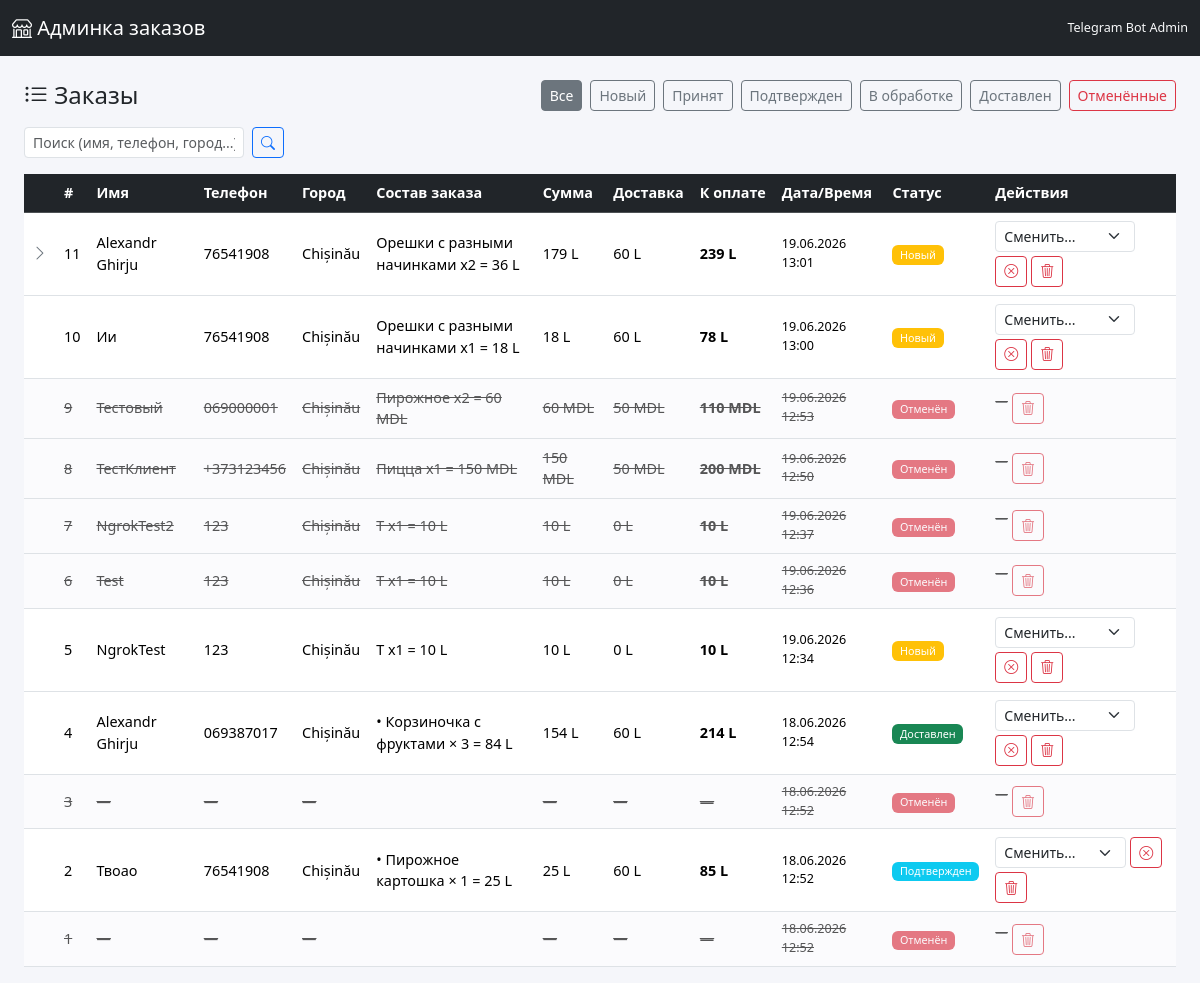
Before: / with the older database file.
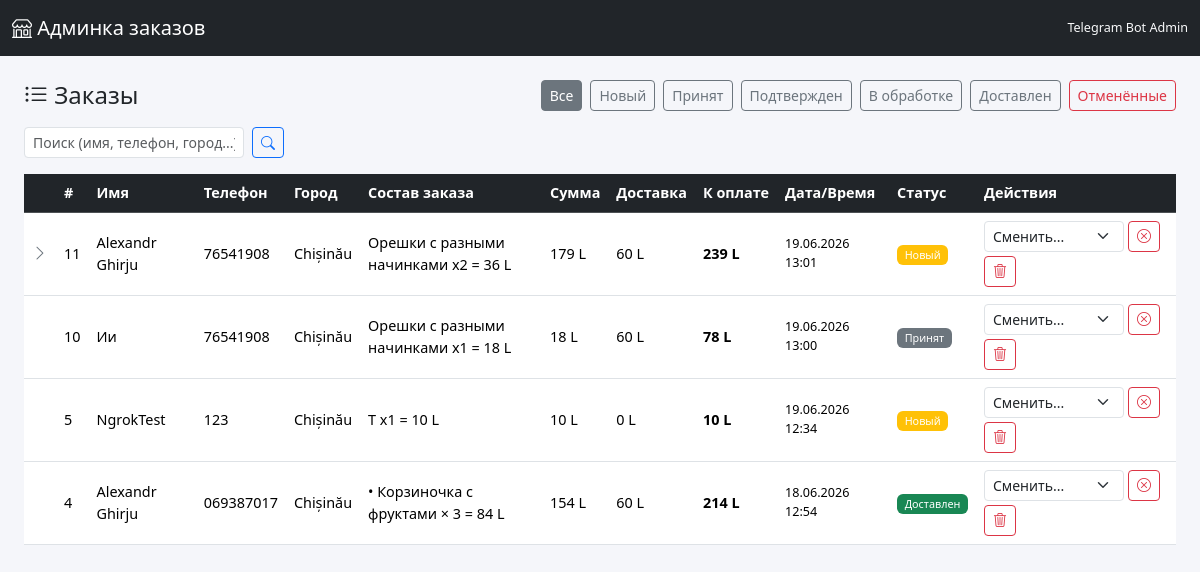
After: the same page with the newer database file.
### models.py (models this page shows, shortened)
class Order(db.Model):
    __tablename__ = "orders"
    id = db.Column(db.Integer, primary_key=True)
    telegram_msg_id = db.Column(db.Integer, unique=True, nullable=True)
    customer_tg_id = db.Column(db.Integer, nullable=True)
    customer_name = db.Column(db.String(255), default="")
    phone = db.Column(db.String(100), default="")
    city = db.Column(db.String(255), default="")
    items = db.Column(db.Text, default="")
    total = db.Column(db.String(100), default="")
    delivery = db.Column(db.String(100), default="")
    to_pay = db.Column(db.String(100), default="")
    order_datetime = db.Column(db.String(100), default="")
    raw_text = db.Column(db.Text, default="")
    status = db.Column(db.String(50), default="new")
    created_at = db.Column(
        db.DateTime, default=lambda: datetime.now(timezone.utc)
    )

### app.py (the view, shortened to what this page needs)
@app.route("/")
def index():
    status_filter = request.args.get("status", "")
    search = request.args.get("search", "").strip()
    query = Order.query
    if status_filter in STATUSES:
        query = query.filter_by(status=status_filter)
    orders = query.order_by(Order.created_at.desc()).all()
    return render_template(
        "index.html",
        orders=orders,
        statuses=STATUSES,
        status_order=STATUS_ORDER,
        current_status=status_filter,
        search=search,
    )

### templates/index.html (shortened to what this page needs)
{% extends "base.html" %}
{% block content %}
<div class="d-flex justify-content-between align-items-center mb-3 flex-wrap gap-2">
  <h4 class="mb-0"><i class="bi bi-list-ul"></i> Заказы</h4>
  <div class="d-flex gap-2 flex-wrap">
    <a href="{{ url_for('index') }}" class="btn btn-outline-secondary btn-sm {% if not current_status %}active{% endif %}">Все</a>
    {% for key in status_order %}
      <a href="{{ url_for('index', status=key, search=search) }}"
         class="btn btn-outline-{{ 'secondary' if key != 'cancelled' else 'danger' }} btn-sm {% if current_status == key %}active{% endif %}">
        {{ statuses[key] }}
      </a>
    {% endfor %}
    <a href="{{ url_for('index', status='cancelled', search=search) }}"
       class="btn btn-outline-danger btn-sm {% if current_status == 'cancelled' %}active{% endif %}">
      Отменённые
    </a>
  </div>
</div>
<form method="GET" action="{{ url_for('index') }}" class="row g-2 mb-3">
  <div class="col-auto">
    <input type="text" name="search" class="form-control form-control-sm" placeholder="Поиск (имя, телефон, город...)" value="{{ search }}">
  </div>
  <div class="col-auto">
    <button type="submit" class="btn btn-sm btn-outline-primary"><i class="bi bi-search"></i></button>
  </div>
</form>
{% if orders %}
<div class="table-responsive">
  <table class="table table-hover align-middle">
    <thead class="table-dark">
      <tr>
        <th style="width:32px"></th>
        <th>#</th>
        <th>Имя</th>
        <th>Телефон</th>
        <th>Город</th>
        <th>Состав заказа</th>
        <th>Сумма</th>
        <th>Доставка</th>
        <th>К оплате</th>
        <th>Дата/Время</th>
        <th>Статус</th>
        <th>Действия</th>
      </tr>
    </thead>
    <tbody>
      {% for order in orders %}
      <tr class="order-row status-{{ order.status }}">
        <td class="text-center">
          {% set items_list = (order.items or '').split(', ') %}
          {% if items_list|length > 1 %}
            <a href="#" class="items-toggle" data-id="{{ order.id }}" title="Раскрыть состав">
              <i class="bi bi-chevron-right items-icon" id="icon-{{ order.id }}"></i>
            </a>
          {% endif %}
        </td>
        <td>{{ order.id }}</td>
        <td>{{ order.customer_name or '—' }}</td>
        <td>{{ order.phone or '—' }}</td>
        <td>{{ order.city or '—' }}</td>
        <td class="text-wrap" style="max-width: 220px;">
          <span class="items-first">{{ items_list[0] if items_list else '—' }}</span>
        </td>
        <td>{{ order.total or '—' }}</td>
        <td>{{ order.delivery or '—' }}</td>
        <td><strong>{{ order.to_pay or '—' }}</strong></td>
        <td class="small">{{ order.order_datetime or (order.created_at.strftime('%d.%m.%Y %H:%M') if order.created_at else '—') }}</td>
        <td>
          {% if order.status == 'cancelled' %}
            <span class="badge bg-danger">Отменён</span>
          {% else %}
            <span class="badge bg-{{ 'success' if order.status == 'delivered' else 'primary' if order.status == 'processing' else 'info' if order.status == 'confirmed' else 'secondary' if order.status == 'accepted' else 'warning' }}">
              {{ statuses.get(order.status, order.status) }}
            </span>
          {% endif %}
        </td>
        <td>
          {% if order.status != 'cancelled' %}
          <div class="d-flex gap-1 flex-wrap">
            <form method="POST" action="{{ url_for('update_status', order_id=order.id) }}" class="d-inline">
              <select name="status" class="form-select form-select-sm d-inline" style="width:auto; display:inline-block!important;" onchange="this.form.submit()">
                <option value="">Сменить...</option>
              </select>
            </form>
            <form method="POST" action="{{ url_for('cancel_order', order_id=order.id) }}" class="d-inline" onsubmit="return confirm('Отменить заказ #{{ order.id }}?')">
              <button type="submit" class="btn btn-outline-danger btn-sm" title="Отменить"><i class="bi bi-x-circle"></i></button>
            </form>
            <form method="POST" action="{{ url_for('delete_order', order_id=order.id) }}" class="d-inline" onsubmit="return confirm('Удалить заказ #{{ order.id }} навсегда?')">
              <button type="submit" class="btn btn-outline-danger btn-sm" title="Удалить"><i class="bi bi-trash3"></i></button>
            </form>
          </div>
          {% else %}
            <div class="d-flex gap-1 flex-wrap">
              <span class="text-muted small">—</span>
              <form method="POST" action="{{ url_for('delete_order', order_id=order.id) }}" class="d-inline" onsubmit="return confirm('Удалить заказ #{{ order.id }} навсегда?')">
                <button type="submit" class="btn btn-outline-danger btn-sm" title="Удалить"><i class="bi bi-trash3"></i></button>
              </form>
            </div>
          {% endif %}
        </td>
      </tr>
      {% endfor %}
    </tbody>
  </table>
</div>
{% else %}
<div class="text-center py-5 text-muted">
  <i class="bi bi-inbox display-4 d-block mb-2"></i>
  <p>Заказов пока нет. Ожидаю сообщения от Telegram...</p>
</div>
{% endif %}
{% endblock %}

### templates/base.html (shortened to what this page needs)
<!DOCTYPE html>
<html lang="ru">
<head>
  <link href="https://cdn.jsdelivr.net/npm/bootstrap@5.3.2/dist/css/bootstrap.min.css" rel="stylesheet">
  <link rel="stylesheet" href="https://cdn.jsdelivr.net/npm/bootstrap-icons@1.11.3/font/bootstrap-icons.min.css">
  <link rel="stylesheet" href="{{ url_for('static', filename='style.css') }}">
</head>
<body>
  <nav class="navbar navbar-dark bg-dark mb-4">
    <div class="container-fluid">
      <a class="navbar-brand" href="{{ url_for('index') }}">
        <i class="bi bi-shop"></i> Админка заказов
      </a>
      <span class="navbar-text text-light small">
        Telegram Bot Admin
      </span>
    </div>
  </nav>
  <div class="container-fluid px-4">
    {% block content %}{% endblock %}
  </div>
</body>
</html>

### static/style.css (style rules this page uses)
body { background: #f5f6fa; font-size: 0.9rem; }
.table th { white-space: nowrap; }
.order-row td { vertical-align: middle; }
.badge { font-weight: 500; padding: 0.4em 0.7em; }
.items-toggle { color: #6c757d; text-decoration: none; display: inline-block; line-height: 1; }
.items-icon { font-size: 1.1em; transition: transform 0.15s; }

Changed rows visible on the page:
removed Order: id "9", customer_name "Тестовый", phone "069000001", city "Chișinău", items "Пирожное x2 = 60 MDL", total "60 MDL", delivery "50 MDL", to_pay "110 MDL", order_datetime "19.06.2026 12:53", status "Отменён"
removed Order: id "8", customer_name "ТестКлиент", phone "+373123456", city "Chișinău", items "Пицца x1 = 150 MDL", total "150 MDL", delivery "50 MDL", to_pay "200 MDL", order_datetime "19.06.2026 12:50", status "Отменён"
removed Order: id "7", customer_name "NgrokTest2", phone "123", city "Chișinău", items "T x1 = 10 L", total "10 L", delivery "0 L", to_pay "10 L", order_datetime "19.06.2026 12:37", status "Отменён"
removed Order: id "6", customer_name "Test", phone "123", city "Chișinău", items "T x1 = 10 L", total "10 L", delivery "0 L", to_pay "10 L", order_datetime "19.06.2026 12:36", status "Отменён"
removed Order: id "3", customer_name "—", phone "—", city "—", total "—", delivery "—", to_pay "—", order_datetime+created_at "18.06.2026 12:52", status "Отменён"
removed Order: id "2", customer_name "Твоао", phone "76541908", city "Chișinău", items "• Пирожное картошка × 1 = 25 L", total "25 L", delivery "60 L", to_pay "85 L", order_datetime+created_at "18.06.2026 12:52", get "Подтвержден"
removed Order: id "1", customer_name "—", phone "—", city "—", total "—", delivery "—", to_pay "—", order_datetime+created_at "18.06.2026 12:52", status "Отменён"
changed Order "Ии": status "new" → "accepted" (drawn); get "Новый" → "Принят"
